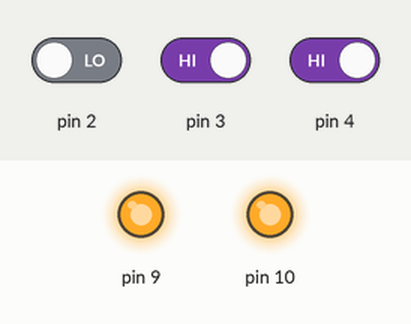
Simulated run of this sketch. Board: Arduino Uno, built with avr-gcc and run on an emulated ATmega328P. On the bench: output pins drawn as LEDs (lit = HIGH). The test bench sets the inputs (shaded band); at power-on: pin 3 HIGH, pin 4 HIGH, pin 2 LOW.

Above: at 1.2 s.
1.3 s: pin 3 driven LOW
At 2.4 s:
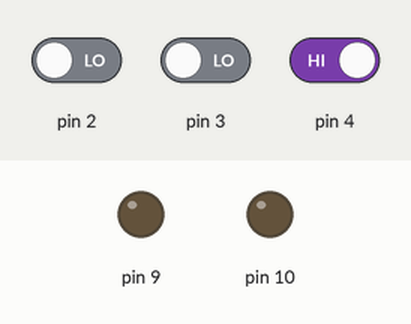
2.8 s: pin 3 driven HIGH
At 3.5 s:
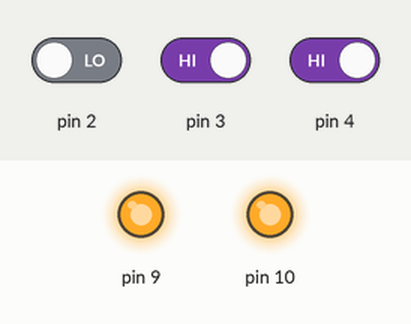
4.3 s: pin 4 driven LOW
At 4.7 s:
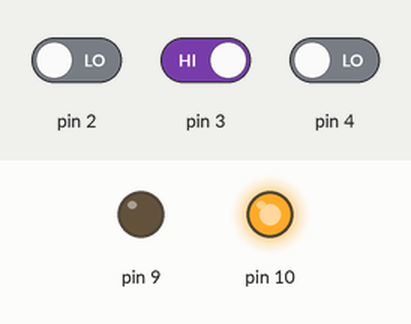
5.8 s: pin 4 driven HIGH
At 7.0 s:
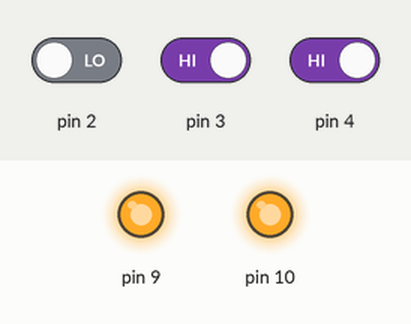
7.3 s: pin 2 driven HIGH and pin 3 driven LOW and pin 4 driven LOW
At 8.2 s:
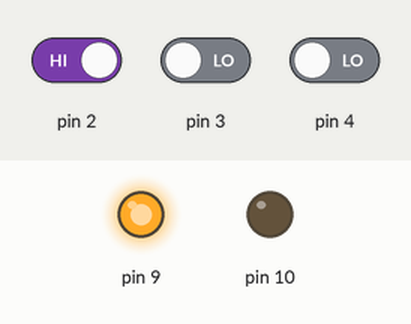
Timing chart, 0 to 9.8 s (numbered marks = the images above; inputs shaded):
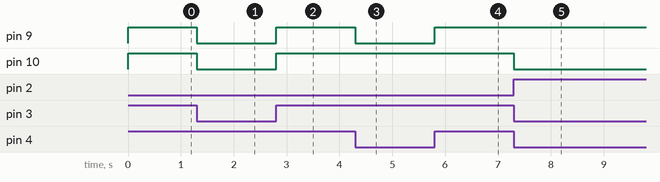

Measured:
- after the input at 1.3 s, pin 9, pin 10: HIGH → LOW at once
- after the input at 2.8 s, pin 9, pin 10: LOW → HIGH at once
- after the input at 4.3 s, pin 9: HIGH → LOW at once
- after the input at 5.8 s, pin 9: LOW → HIGH at once
- after the input at 7.3 s, pin 10: HIGH → LOW at once

The sketch:

experiment_3.1.ino
```cpp
void setup()
{
  pinMode(9, OUTPUT);
  pinMode(10, OUTPUT);
  pinMode(2, INPUT);
  pinMode(3, INPUT);
  pinMode(4, INPUT);
}

void loop() {

  int sw1 = digitalRead(2);

  int sw2 = digitalRead(3);

  int sw3 = digitalRead(4);

  if (sw1 == 1 && sw2 == 0 && sw3 == 0)
  {
    digitalWrite(9, HIGH);
    digitalWrite(10, LOW);
  }
  else if (sw1 == 0 && sw2 == 1 && sw3 == 0)
  {
    digitalWrite(9, LOW);
    digitalWrite(10, HIGH);
  }
  else if (sw1 == 0 && sw2 == 0 && sw3 == 1)
  {
    digitalWrite(9, LOW);
    digitalWrite(10, LOW);
  }
  else
  {
    digitalWrite(9, HIGH);
    digitalWrite(10, HIGH);
  }

  delay(100); // for stability

}
```
